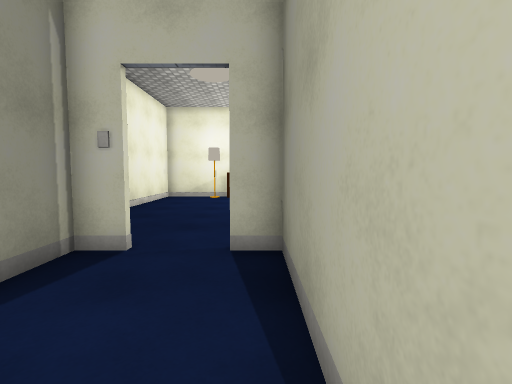
view 1 (above)

12 first-person views from a walk through a Unity game level. The camera is 1.5 m above the floor, tilts 4° down and sees 85° across. Doors are open. The floor is counted in squares, 1 m on a side. Each view is taken from the middle of a square. On the plan, view 1 faces up. The plan holds only what a view shows up to about 14 squares ahead; the rest is blank. The player is left out. Surface patterns are stand-ins for the level's own textures.

view 2
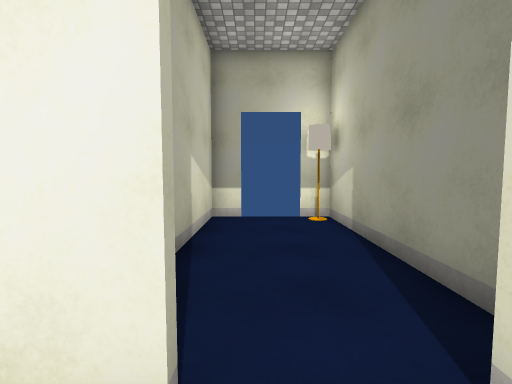

view 3
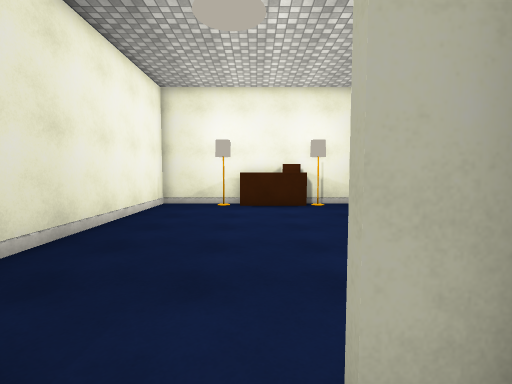

view 4
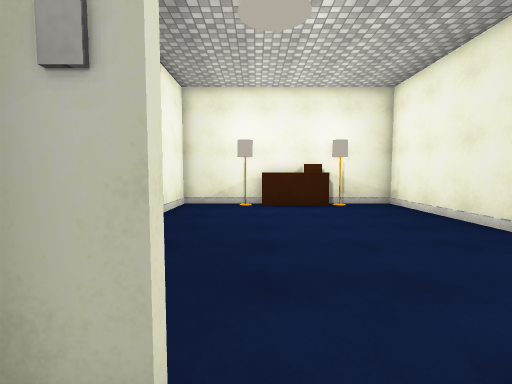

view 5
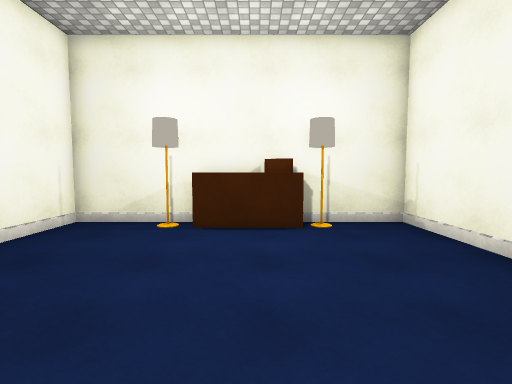

view 6
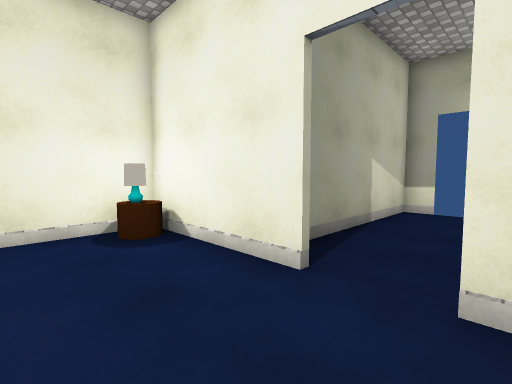

view 7
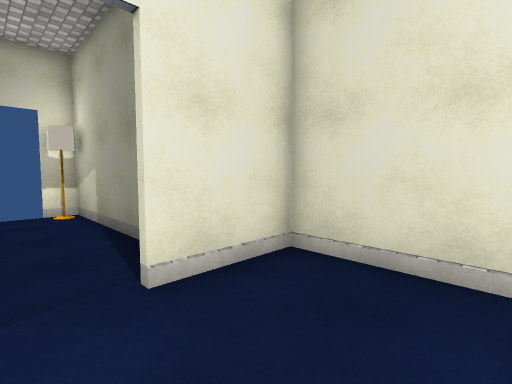

view 8
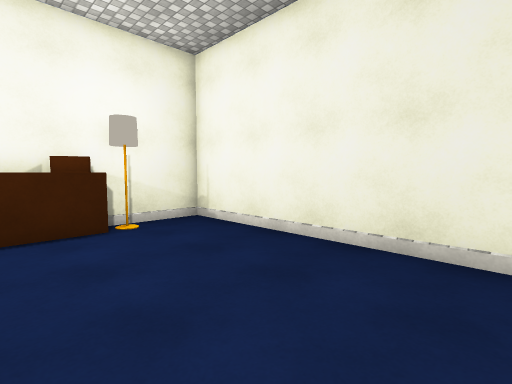

view 9
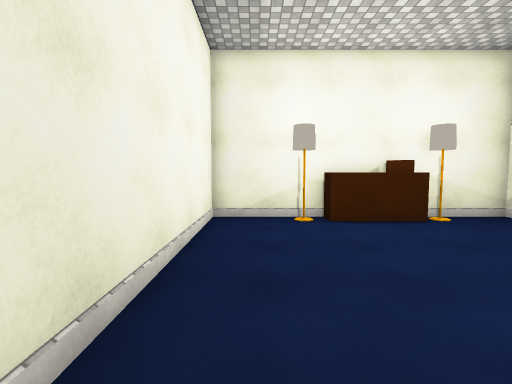

view 10
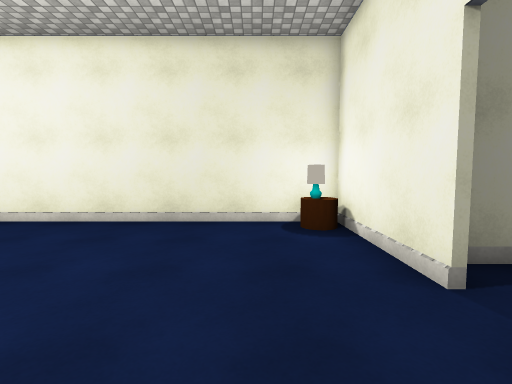

view 11
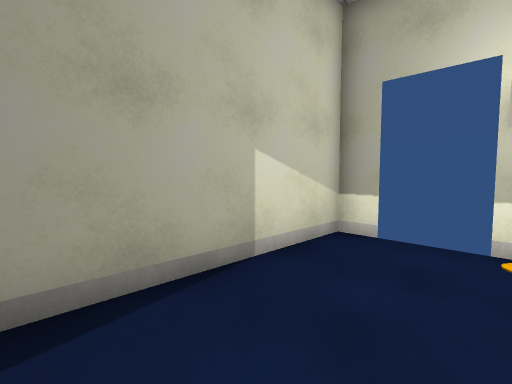

view 12
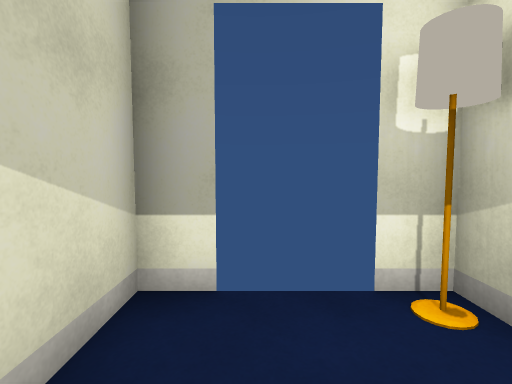

### Floor plan
Points are (right, up) in squares from view 1. A wall is a line through its corners. A room is listed if a view was taken in it or the views show most of it. See-through windows are left out.
Room 1 (views 1, 3, 4, 11, 12)
walls: (-0.6, -2.5) (0.5, -2.5) (0.5, 5.3) (-0.5, 5.3); (-2.4, 5.3) (-3.5, 5.3) (-3.5, -2.5) (-2.5, -2.5)
ways out: open door at (-1.5, 5) to room 2; open door at (-1.5, -3)
objects: lamp (-3, -2)
Room 2 (views 2, 5, 6, 7, 8, 9, 10)
walls: (-0.6, 5.5) (4.5, 5.5) (4.5, 17.4) (-5.5, 17.4) (-5.5, 5.5) (-2.5, 5.5); (1.4, 16.5) (-1.6, 16.5); (1, 16.7) (0.2, 17.2)
ways out: open door at (-1.5, 5) to room 1
objects: lamp (-2, 17); lamp (2, 17)

Where each view was taken, in squares from view 1:
view 1: 0 up, 0 right, facing up
view 2: 7 up, 1 left, facing down
view 3: 4 up, 1 left, facing up
view 4: 4 up, 2 left, facing up
view 5: 9 up, 0 right, facing up
view 6: 9 up, 3 left, facing down-right
view 7: 9 up, 1 left, facing down-left
view 8: 9 up, 1 left, facing up-right
view 9: 8 up, 4 left, facing up
view 10: 8 up, 4 left, facing right
view 11: 4 up, 3 left, facing down-right
view 12: 1 up, 1 left, facing down
